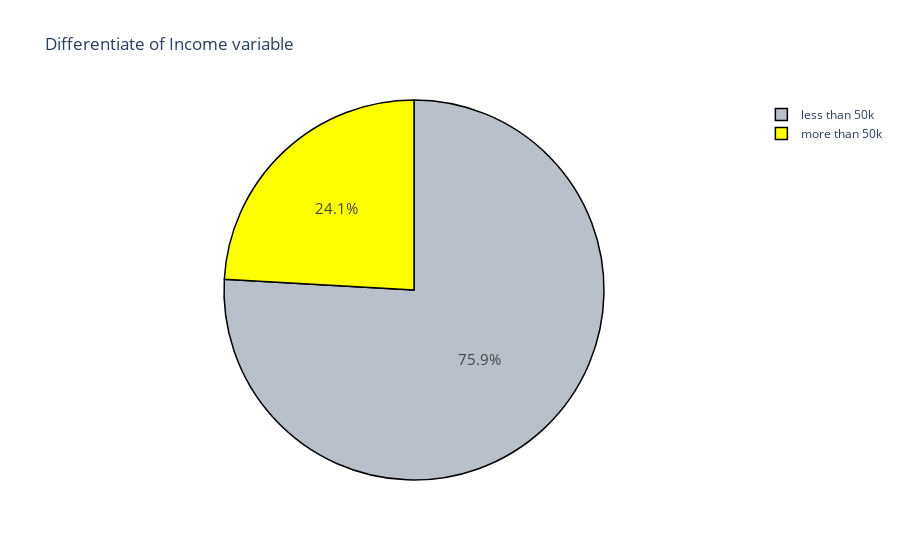

The cell this chart's notebook holds for it:
### Code cell
import plotly.graph_objs as go
import plotly.offline as py
less_50 = df[(df['Income'] != 0)]
more_50 = df[(df['Income'] == 0)]

trace = go.Pie(labels = ['less than 50k', 'more than 50k'], values = df['Income'].value_counts(), 
               textfont=dict(size=15),
               marker=dict(colors=['#B9C0C9','yellow'], 
               line=dict(color='#000000', width=1.5)))
layout = dict(title =  'Differentiate of Income variable')          
fig = dict(data = [trace], layout=layout)
py.iplot(fig)

### Figure 1 — Plotly figure (JSON) as saved in the notebook; plotly's stock layout.template omitted (floating-point values rounded to 4 significant figures)
{"data": [{"labels": ["less than 50k", "more than 50k"], "marker": {"colors": ["#B9C0C9", "yellow"], "line": {"color": "#000000", "width": 1.5}}, "textfont": {"size": 15}, "type": "pie", "values": [24697, 7839]}], "layout": {"title": {"text": "Differentiate of Income variable"}}}
